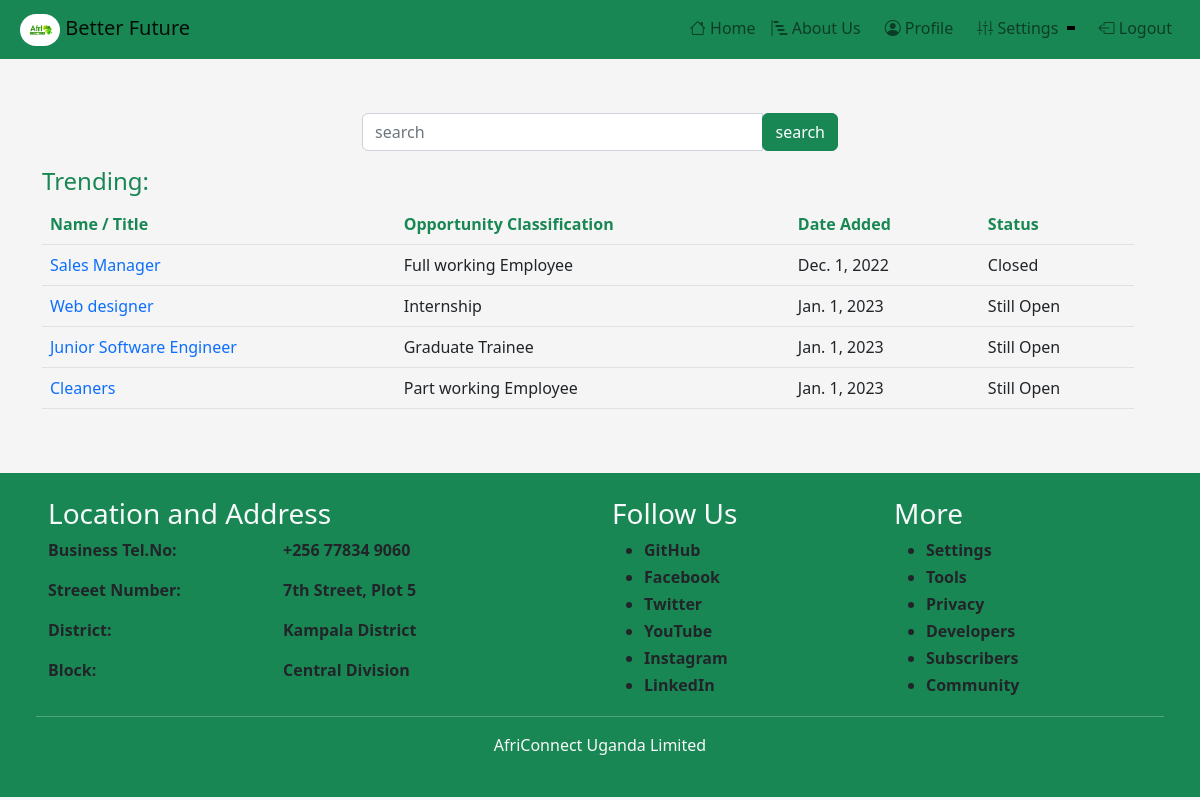
Page /searching/ (signed in) on the committed database.
### staticfiles/africonnect/models.py (models this page shows, shortened)
class Opportunity(models.Model):
    choice = [('Internship','Internship'),
    ('Graduate Trainee','Graduate Trainee'),
    ('Full working Employee','Full working Employee'),
    ('Part working Employee','Part working Employee')]
    uploaded_by = models.ForeignKey(NewUser, on_delete=models.CASCADE, blank=True, null=True)
    Job_type = models.CharField(choices=choice, max_length=100)
    job_title = models.CharField(max_length=50)
    job_branch = models.CharField(max_length=500,blank=True, null=True)
    uploaded_on = models.DateField(auto_now=False, auto_now_add=False)
    deadline = models.DateField(auto_now=False, auto_now_add=False)
    description = models.TextField()
    qualifications = models.ManyToManyField(Qualifications, blank=True)
    @property
    def status(self):
        if(self.uploaded_on != None):
            if (date.today().day <= self.deadline.day):
                if (date.today().month <= self.deadline.month):
                    if (date.today().year <= self.deadline.year):
                        status_s = 'Still Open'
                    else:
                        status_s = 'Closed'
                    return status_s
                else:
                    status_s = 'Closed'
                return status_s
            else:
                status_s = 'Closed'
            return status_s
    class Meta:
        verbose_name  = 'Opportunitie'

### staticfiles/africonnect/views.py (the view)
# urls.py: path('searching/', views.searchingPage, name = 'searching'),
@login_required(login_url='signin')
def searchingPage(request):
    if request.method == 'POST':
        searched_is = request.POST['input_text']
        comment = f'Results for: {searched_is}'
        job = Opportunity.objects.filter(job_title__contains=searched_is)
    else:
        comment = f'Trending: '
        job = Opportunity.objects.all
    context = {
        "object_list":job,
        "comment":comment,
    }
    return render(request, "afri_apps_pages/searching.html", context)

### staticfiles/templates/afri_apps_pages/searching.html (shortened to what this page needs)
{% extends 'inherit_from/main.html' %} {% block content %}
{% include "copyfrom/navbar.html" %}
<div class="container py-5 mt-5">
  <div class="row">
    <div class="mx-auto" style="width: 500px">
      <form action="" method="post">
        <div class="input-group mb-3">
          <input
            type="text"
            name="input_text"
            class="form-control"
            placeholder="search"
            aria-label="search"
          />
          <div class="input-group-append">
            <button class="btn btn-success" type="submit">search</button>
          </div>
        </div>
      </form>
    </div>
    <div class="row">
      <div class="col-lg-12">
        <h4 class="text-success">{{comment}}</h4>
        <table class="table">
          <tr class="text-success">
            <th>Name / Title</th>
            <th>Opportunity Classification</th>
            <th>Date Added</th>
            <th>Status</th>
          </tr>
          {% for job_searched in object_list %}
          <tr>
            <td>
              <a
                class="text-decoration-none"
                href="{% url 'specificjob' job_searched.id %}"
                >{{job_searched.job_title}}</a
              >
            </td>
            <td>{{job_searched.Job_type}}</td>
            <td>{{job_searched.uploaded_on}}</td>
            <td>{{job_searched.status}}</td>
          </tr>
          {% endfor %}
        </table>
      </div>
    </div>
  </div>
</div>
{% include "copyfrom/footer.html" %} {% endblock content %}

### staticfiles/templates/inherit_from/main.html (style rules this page uses)
body { background-color: whitesmoke; }

### rows in the picture
Opportunity: job_title "Sales Manager", Job_type "Full working Employee", uploaded_on "Dec. 1, 2022", status "Closed"
Opportunity: job_title "Web designer", Job_type "Internship", uploaded_on "Jan. 1, 2023", status "Still Open"
Opportunity: job_title "Junior Software Engineer", Job_type "Graduate Trainee", uploaded_on "Jan. 1, 2023", status "Still Open"
Opportunity: job_title "Cleaners", Job_type "Part working Employee", uploaded_on "Jan. 1, 2023", status "Still Open"

### other values in the picture
{{ comment }} "Trending:"
